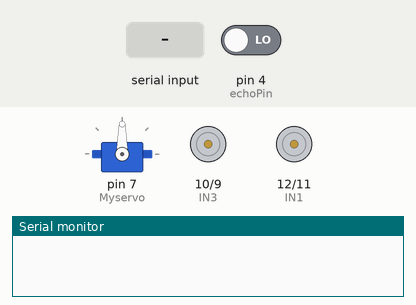
This sketch was run on a simulated Arduino Uno, built with avr-gcc and run on an emulated ATmega328P. On the bench: servo, motor-driver pin pairs drawn as motors (green arrow = first pin HIGH = forward, orange = second pin HIGH = backward, longer = more drive), the last lines printed to the serial monitor. Inputs (shaded band) come from the test bench; at power-on: pin 4 (echoPin) LOW.

Above: at 1.2 s.
1.3 s: "F" received over the second serial link
At 1.8 s:
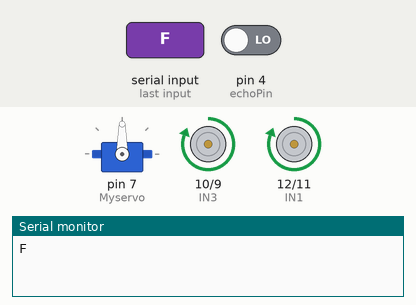
2.8 s: "B" received over the second serial link
At 4.0 s:
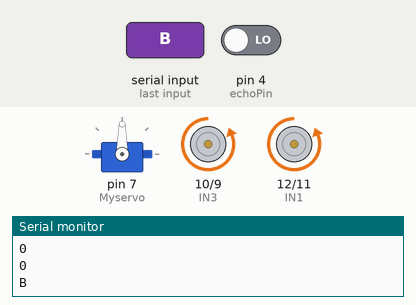
4.8 s: "L" received over the second serial link
At 5.8 s:
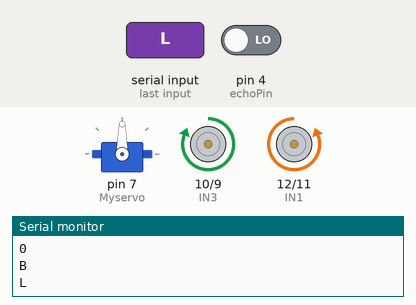
6.3 s: "R" received over the second serial link
At 6.8 s:
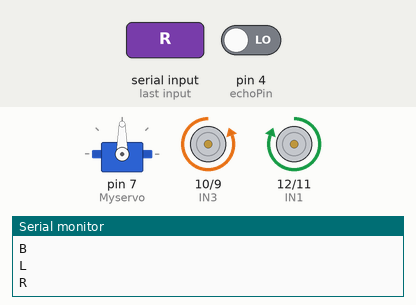
Timing chart, 0 to 8.8 s (numbered marks = the images above; inputs shaded):
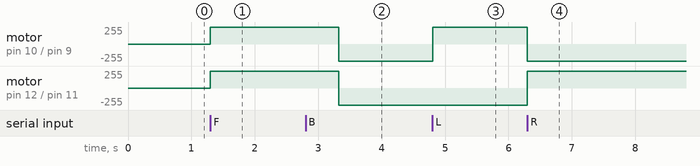

The sketch:

Bluetooth_controlled_car_with_obstacle_avoidance.ino
```cpp
#include <SoftwareSerial.h>
#include <Servo.h>
SoftwareSerial bluetooth(3,2); // RX, TX
Servo Myservo;
char t;

#define MLa 12     //left motor 1st pin
#define MLb 11    //left motor 2nd pin
#define MRa 10    //right motor 1st pin
#define MRb 9    //right motor 2nd pin

int ENA = 13;
int IN1 = 12;
int IN2 = 11;
int IN3 = 10;
int IN4 = 9;
int ENB = 8;

#define trigPin 5           // Trig Pin Of HC-SR04
#define echoPin 4        // Echo Pin Of HC-SR04
long duration, distance;

void setup()
{
  Serial.begin(9600);
bluetooth.begin(9600);
pinMode(IN1,OUTPUT);   //left motors forward
pinMode(IN2,OUTPUT);   //left motors reverse
pinMode(IN3,OUTPUT);   //right motors forward
pinMode(IN4,OUTPUT);   //right motors reverse
pinMode(trigPin, OUTPUT);       // Set Trig Pin As O/P To Transmit Waves
pinMode(echoPin, INPUT);        //Set Echo Pin As I/P To Receive Reflected Waves
  Myservo.attach(7);


}

void loop()
{
if(bluetooth.available()>0)
{
  t = bluetooth.read();
  Serial.println(t);
}
 switch(t)
 {
  case 'F':
        {            //move forward(all motors rotate in forward direction)
          tien();

           digitalWrite(trigPin, LOW);
           delayMicroseconds(2);
           digitalWrite(trigPin, HIGH);       // Transmit Waves For 10us
           delayMicroseconds(10);
           duration = pulseIn(echoPin, HIGH);        // Receive Reflected Waves
           distance = duration / 58.2;                       // Get Distance
           Serial.println(distance);
           delay(10);
  if (distance > 3)               // Condition For Absence Of Obstacle
  {
    Myservo.write(90);
    tien();
  }
  else if ((distance < 2)&&(distance > 0))            // Condition For Presence Of Obstacle
  {
    dung_lai();
    delay(100);

    Myservo.write(0);
    delay(500);
    Myservo.write(180);
    delay(500);
    Myservo.write(90);
    delay(500);

    lui();
    delay(500);
    dung_lai();
    delay(100);
    tien_phai();
    delay(500);
          delay(10);
        }
        }

   break;

  case 'B':
        {      //move reverse (all motors rotate in reverse direction)
          lui();

          delay(10);
        }

   break;

  case 'L':
        {      //turn right (left side motors rotate in forward direction, right side motors doesn't rotate)
          trai();
        }
   break;

  case 'R':
        {      //turn left (right side motors rotate in forward direction, left side motors doesn't rotate)
          phai();
        }
   break;

   case 'S':
        {
          //STOP (all motors stop)
          dung_lai();
        }
        break;
 }
}


void tien(){
  digitalWrite(IN1, HIGH);
  digitalWrite(IN2, LOW);
  digitalWrite(IN3, HIGH);
  digitalWrite(IN4, LOW);
}

void lui(){
  digitalWrite(IN1, LOW);
  digitalWrite(IN2, HIGH);
  digitalWrite(IN3, LOW);
  digitalWrite(IN4, HIGH);
}

void phai(){
  digitalWrite(IN1, HIGH);
  digitalWrite(IN2, LOW);
  digitalWrite(IN3, LOW);
  digitalWrite(IN4, HIGH);
}

void trai(){
  digitalWrite(IN1, LOW);
  digitalWrite(IN2, HIGH);
  digitalWrite(IN3, HIGH);
  digitalWrite(IN4, LOW);
}

void tien_trai(){
  digitalWrite(IN1, LOW);
  digitalWrite(IN2, LOW);
  digitalWrite(IN3, HIGH);
  digitalWrite(IN4, LOW);
}

void tien_phai(){
  digitalWrite(IN1, HIGH);
  digitalWrite(IN2, LOW);
  digitalWrite(IN3, LOW);
  digitalWrite(IN4, LOW);
}

void lui_trai(){
  digitalWrite(IN1, LOW);
  digitalWrite(IN2, LOW);
  digitalWrite(IN3, LOW);
  digitalWrite(IN4, HIGH);
}

void lui_phai(){
  digitalWrite(IN1, LOW);
  digitalWrite(IN2, HIGH);
  digitalWrite(IN3, LOW);
  digitalWrite(IN4, LOW);
}

void dung_lai(){
  digitalWrite(IN1, LOW);
  digitalWrite(IN2, LOW);
  digitalWrite(IN3, LOW);
  digitalWrite(IN4, LOW);
}
```

Measured:
- after the input at 1.3 s, motor on pin 10 (IN3) / pin 9 (IN4), motor on pin 12 (IN1) / pin 11 (IN2): stopped → forward 255/255 at once
- after the input at 2.8 s, motor on pin 10 (IN3) / pin 9 (IN4), motor on pin 12 (IN1) / pin 11 (IN2): forward 255/255 → backward 255/255 after 0.52 s
- after the input at 4.8 s, motor on pin 10 (IN3) / pin 9 (IN4): backward 255/255 → forward 255/255 at once
- after the input at 6.3 s, motor on pin 10 (IN3) / pin 9 (IN4): forward 255/255 → backward 255/255 at once; motor on pin 12 (IN1) / pin 11 (IN2): backward 255/255 → forward 255/255 at once
